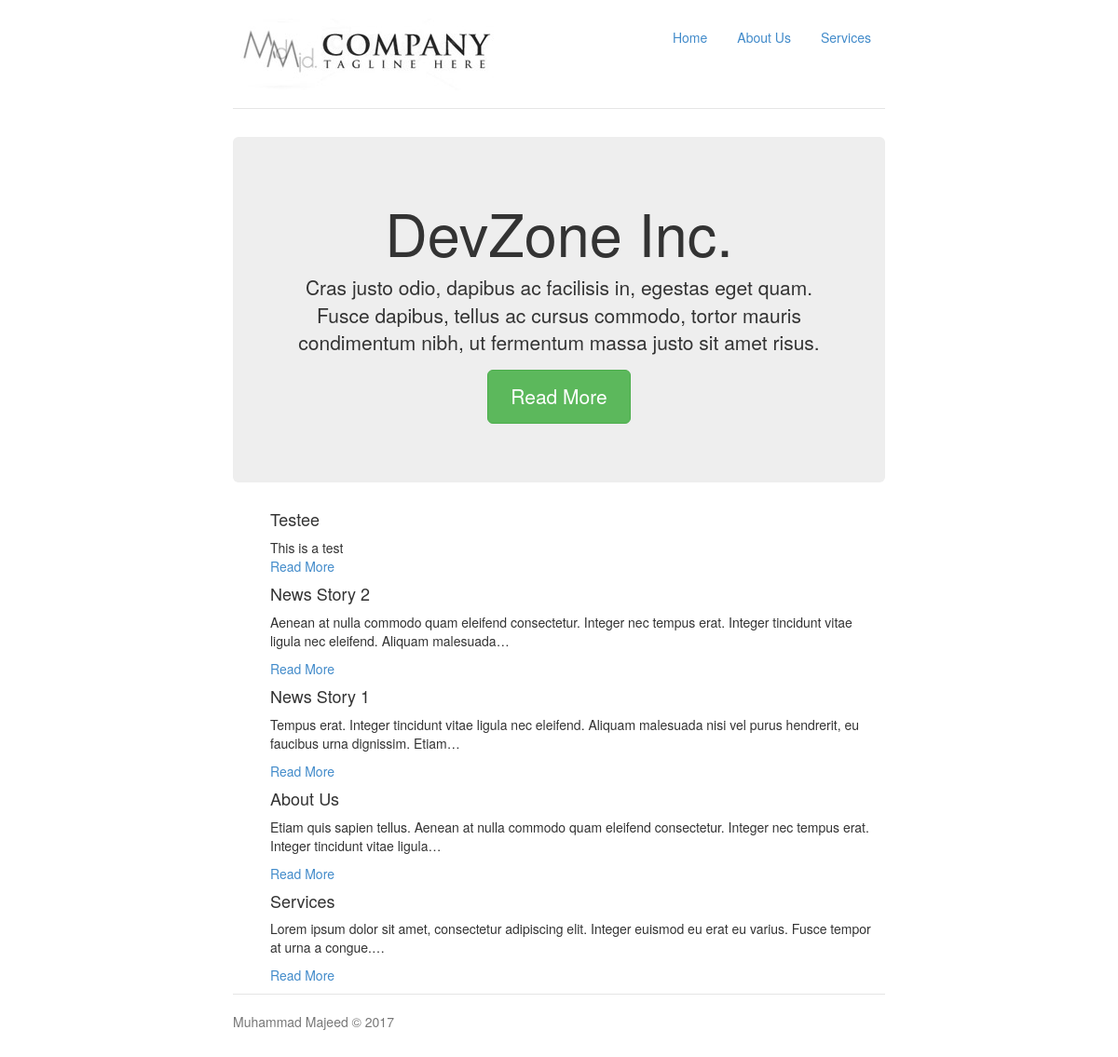
The page / on the database its author committed.
### tables this page shows
CREATE TABLE `articles` (
  `id` int(11) NOT NULL,
  `category_id` int(11) NOT NULL,
  `user_id` int(11) NOT NULL,
  `title` varchar(255) NOT NULL,
  `body` text NOT NULL,
  `access` int(4) NOT NULL DEFAULT '0',
  `is_published` tinyint(1) NOT NULL DEFAULT '1',
  `in_menu` tinyint(1) NOT NULL DEFAULT '0',
  `order_art` int(11) NOT NULL,
  `created` timestamp NOT NULL DEFAULT CURRENT_TIMESTAMP
);

### application/controllers/Articles.php (called while the page is built, shortened)
<?php
class Articles extends MY_Controller{
  public function index(){
    $data['articles'] = $this->Article_model->get_articles('id','DESC','10');
    $data['menu_items'] = $this->Article_model->get_menu_items();
    $this->load->view('home',$data);
  }
}

### index.php (called while the page is built, shortened)
<?php
require_once BASEPATH.'core/CodeIgniter.php';

### application/models/Article_model.php (called while the page is built, shortened)
<?php
class Article_model extends CI_Model{
	public function get_articles($order_by = null, $sort='DESC', $limit = null, $offset = 0){
		$this->db->select('a.*, b.name as category_name, c.first_name, c.last_name');
		$this->db->from('articles AS a');
		$this->db->join('categories AS b', 'b.id = a.category_id','left');
		$this->db->join('users AS c', 'c.id = a.user_id','left');
		if($limit != null){
			$this->db->limit($limit, $offset);
		}
		if($order_by != null){
			$this->db->order_by($order_by, $sort);
		}
		$query = $this->db->get();
		return $query->result();
	}
	public function get_menu_items(){
		$this->db->where('in_menu', 1);
		$this->db->order_by('order_art');
		$query = $this->db->get('articles');
        return $query->result();
	}
}

### application/views/home.php (the view, shortened to what this page needs)
<!DOCTYPE html>
<html lang="en">
  <head>
    <link href="<?php echo base_url(); ?>assets/css/bootstrap.css" rel="stylesheet">
    <link href="<?php echo base_url(); ?>assets/css/jumbotron-narrow.css" rel="stylesheet">
  </head>
  <body>
    <div class="container">
      <div class="header">
        <ul class="nav nav-pills pull-right">
          <li><a href="<?php echo base_url(); ?>">Home</a></li>
        	<?php foreach($menu_items as $item) : ?>
        		<li><a href="<?php echo base_url(); ?>articles/view/<?php echo $item->id; ?>"><?php echo $item->title; ?></a></li>
        	<?php endforeach; ?>
        </ul>
        <h3 class="text-muted"><img src="<?php echo base_url(); ?>assets/images/<?php echo $this->global_data['logo']; ?>" alt="<?php echo $this->global_data['site_title']; ?>" /></h3>
      </div>
      <div class="jumbotron">
        <h1><?php echo $this->global_data['jumbotron_heading']; ?></h1>
        <p class="lead"><?php echo $this->global_data['jumbotron_text']; ?></p>
        <p><a class="btn btn-lg btn-success" href="<?php echo $this->global_data['jumbotron_button_link']; ?>" role="button"><?php echo $this->global_data['jumbotron_button_text']; ?></a></p>
      </div>
      <ul class="home-content">
		<?php foreach($articles as $article) : ?>
			<li>
			<h4><?php echo $article->title; ?></h4>
				<?php echo word_limiter($article->body, 20); ?>
				<p><a href="<?php echo base_url(); ?>articles/view/<?php echo $article->id; ?>">Read More</a></p>
			</li>
		<?php endforeach; ?>
	</ul>
      <div class="footer">
        <p>Muhammad Majeed &copy; 2017</p>
      </div>
    </div>
  </body>
</html>

### assets/css/jumbotron-narrow.css (style rules this page uses)
body { padding-top: 20px; padding-bottom: 20px; }
li { list-style:none; }
.header, .marketing, .footer { padding-right: 15px; padding-left: 15px; }
.header { border-bottom: 1px solid #e5e5e5; }
.header h3 { padding-bottom: 19px; margin-top: 0; margin-bottom: 0; line-height: 40px; }
.footer { padding-top: 19px; color: #777; border-top: 1px solid #e5e5e5; }
@media (min-width: 768px) { .container { max-width: 730px; } }
.jumbotron { text-align: center; border-bottom: 1px solid #e5e5e5; }
.jumbotron .btn { padding: 14px 24px; font-size: 21px; }
@media screen and (min-width: 768px) { .header, .marketing, .footer { padding-right: 0; padding-left: 0; } }
@media screen and (min-width: 768px) { .header { margin-bottom: 30px; } }
@media screen and (min-width: 768px) { .jumbotron { border-bottom: 0; } }

### rows shown on the page
articles: title "About Us", body "Etiam quis sapien tellus. Aenean at nulla commodo quam eleifend consectetur. Integer nec tempus erat. Integer tincidunt vitae ligula…"
articles: title "Services", body "Lorem ipsum dolor sit amet, consectetur adipiscing elit. Integer euismod eu erat eu varius. Fusce tempor at urna a congue.…"
articles: title "Testee", body "This is a test"
articles: title "News Story 2", body "Aenean at nulla commodo quam eleifend consectetur. Integer nec tempus erat. Integer tincidunt vitae ligula nec eleifend. Aliquam malesuada…"
articles: title "News Story 1", body "Tempus erat. Integer tincidunt vitae ligula nec eleifend. Aliquam malesuada nisi vel purus hendrerit, eu faucibus urna dignissim. Etiam…"

### other values the page prints
$this->global_data['jumbotron_heading'] "DevZone Inc."
$this->global_data['jumbotron_text'] "Cras justo odio, dapibus ac facilisis in, egestas eget quam. Fusce dapibus, tellus ac cursus commodo, tortor mauris condimentum nibh, ut fermentum massa justo sit amet risus."
$this->global_data['jumbotron_button_text'] "Read More"
